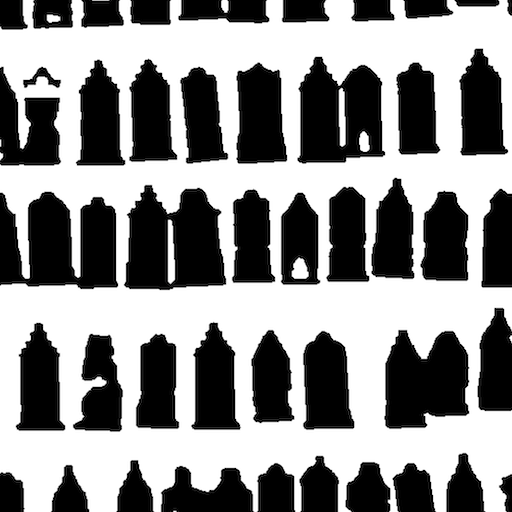
#> input picture Image data/houses.png, 512 x 512 px, found by its file name
$ python 'Image morphology.py'
#> lines starting #> are read from the running program, lines starting #| are printed output that depends on the picture; after the words box and inside, x2 and y2 are one past the last pixel; in counts of white or black regions, pixels touching at a corner belong together
from PIL import Image
from numpy import *
from scipy.ndimage import measurements, morphology
from pylab import *

"""   This is the morphology counting objects example in Section 1.4.  """

# 添加中文字体支持
from matplotlib.font_manager import FontProperties
font = FontProperties(fname=r"c:\windows\fonts\SimSun.ttc", size=14)

# load image and threshold to make sure it is binary
figure()
gray()
im = array(Image.open('E:/python/Python Computer Vision/Image data/houses.png').convert('L'))
subplot(221)
imshow(im)
axis('off')
title(u'原图', fontproperties=font)
im = (im < 128)
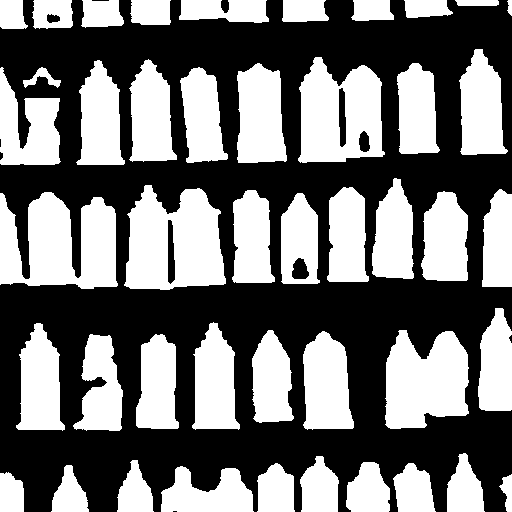
#> im: shape (512, 512) bool; 45.3% white; 45 white regions, largest, box (x1, y1, x2, y2) and area: (0, 192, 118, 289) 8286, (124, 185, 226, 290) 7855, (298, 57, 385, 163) 6649

labels, nbr_objects = measurements.label(im)
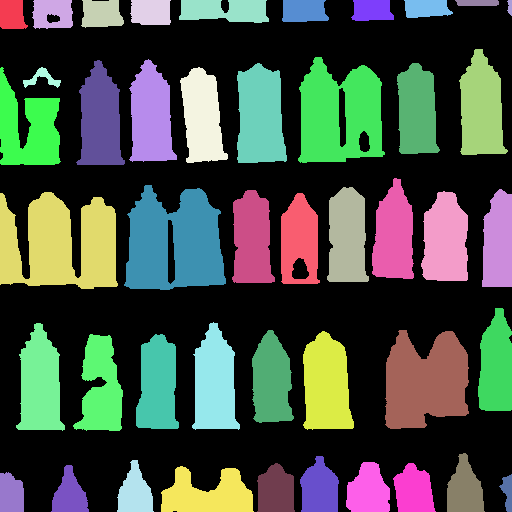
#> labels: shape (512, 512) int32; 46 distinct labels, from 0 to 45; one colour per label, 0 black
#> nbr_objects = 45
print ("Number of objects:", nbr_objects)
#| Number of objects: 45
subplot(222)
imshow(labels)
axis('off')
title(u'标记后的图', fontproperties=font)

# morphology - opening to separate objects better
im_open = morphology.binary_opening(im, ones((9, 5)), iterations=2)
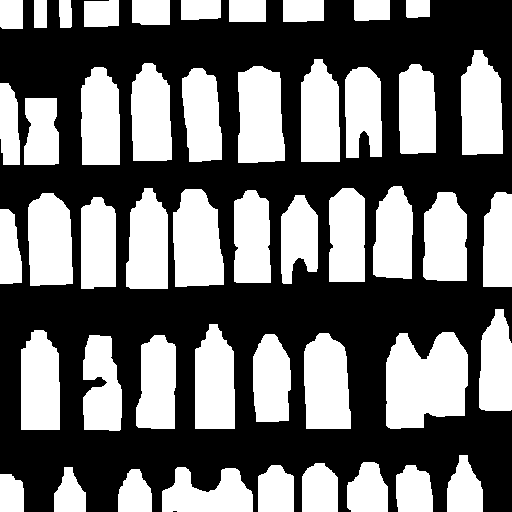
#> im_open: shape (512, 512) bool; 43.4% white; 48 white regions, largest, box (x1, y1, x2, y2) and area: (386, 332, 468, 429) 6348, (173, 189, 224, 287) 4143, (238, 66, 285, 163) 4038
subplot(223)
imshow(im_open)
axis('off')
title(u'开运算后的图像', fontproperties=font)

labels_open, nbr_objects_open = measurements.label(im_open)
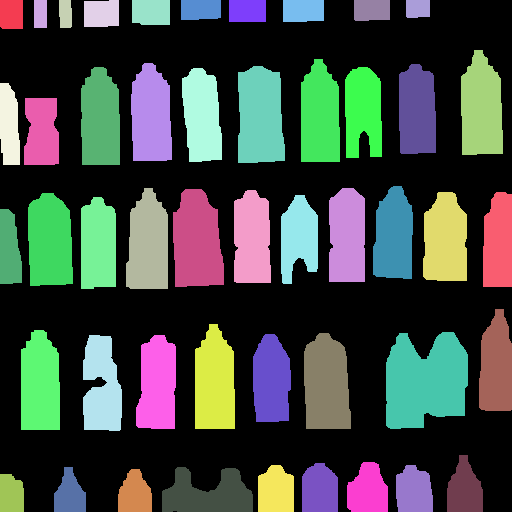
#> labels_open: shape (512, 512) int32; 49 distinct labels, from 0 to 48; one colour per label, 0 black
#> nbr_objects_open = 48
print ("Number of objects:", nbr_objects_open)
#| Number of objects: 48
subplot(224)
imshow(labels_open)
axis('off')
title(u'开运算后进行标记后的图像', fontproperties=font)

show()

$ run again, with Image data/AquaTermi_lowcontrast.JPG saved as Image data/houses.png
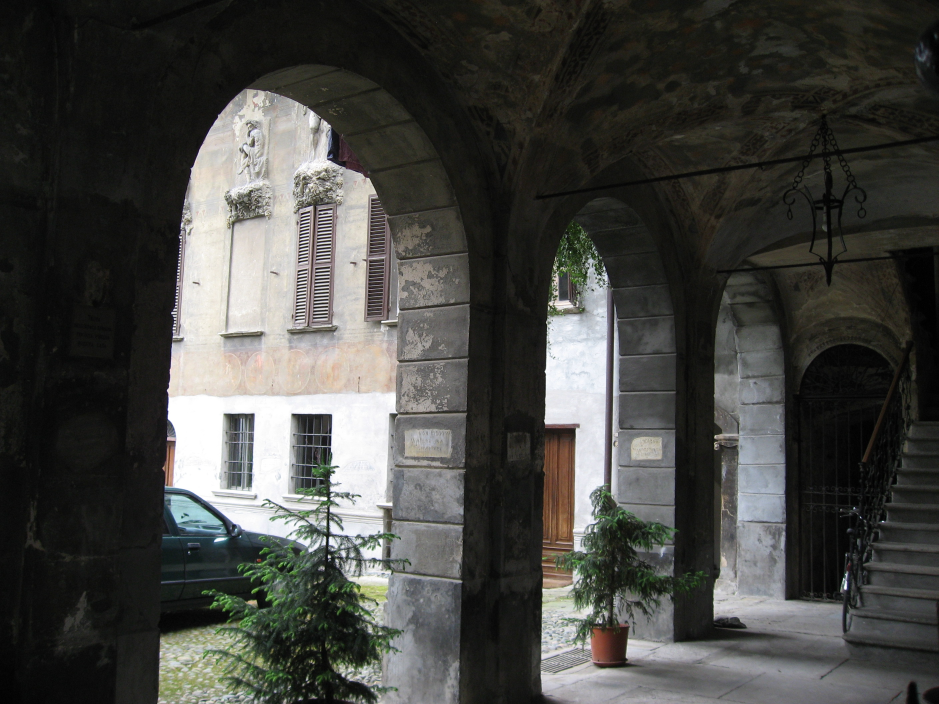
#> input picture Image data/AquaTermi_lowcontrast.JPG, 2816 x 2112 px, found by its file name (shown at 1/3 size)
#> `im = (im < 128)`:
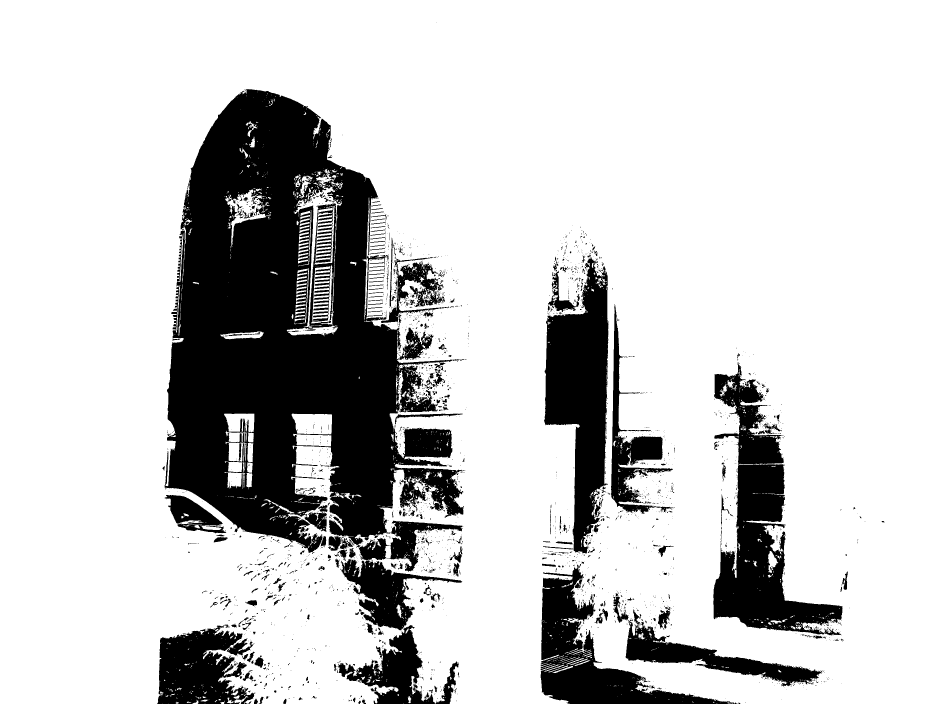
#> im: shape (2112, 2816) bool (shown at 1/3 size); 79.4% white; 2943 black regions (2543 under 20 px), largest, box (x1, y1, x2, y2) and area: (494, 267, 1396, 1715) 705491, (2140, 1086, 2528, 1906) 111945, (1632, 770, 1826, 1660) 96580
#> labels: shape (2112, 2816) int32; 2520 distinct labels, from 0 to 2519
#> nbr_objects = 2519
#| Number of objects: 2519
#> im_open: shape (2112, 2816) bool; 75.6% white; 298 black regions (217 under 20 px), largest, box (x1, y1, x2, y2) and area: (487, 267, 1400, 2112) 961468, (1622, 704, 2221, 2112) 200834, (2140, 1059, 2531, 1925) 132544
#> `labels_open, nbr_objects_open = measurements.label(im_open)`:
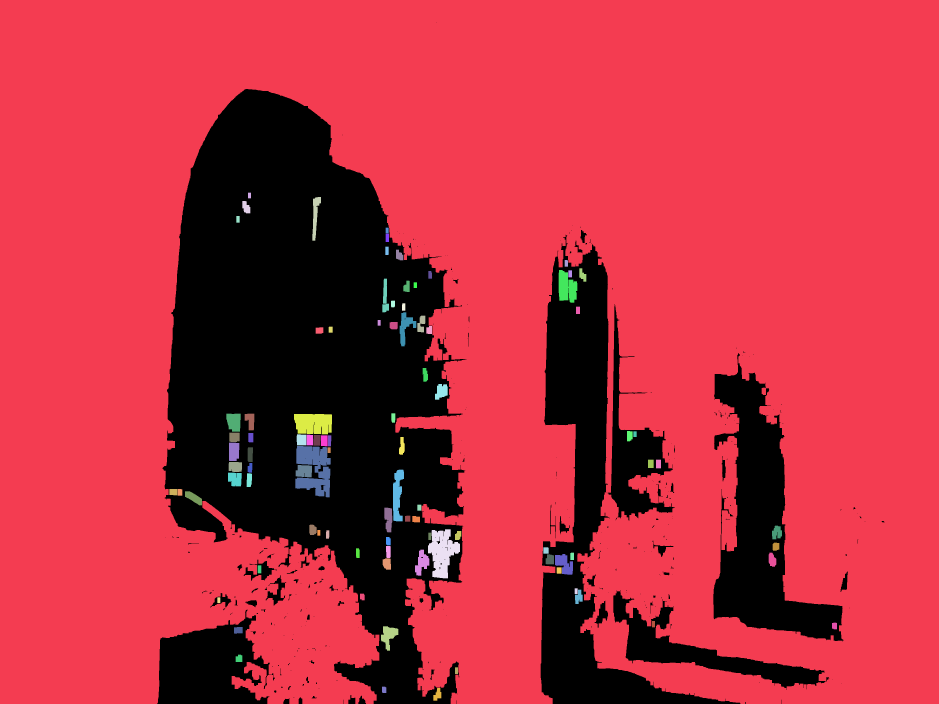
#> labels_open: shape (2112, 2816) int32 (shown at 1/3 size); 95 distinct labels, from 0 to 94; one colour per label, 0 black
#> nbr_objects_open = 94
#| Number of objects: 94
